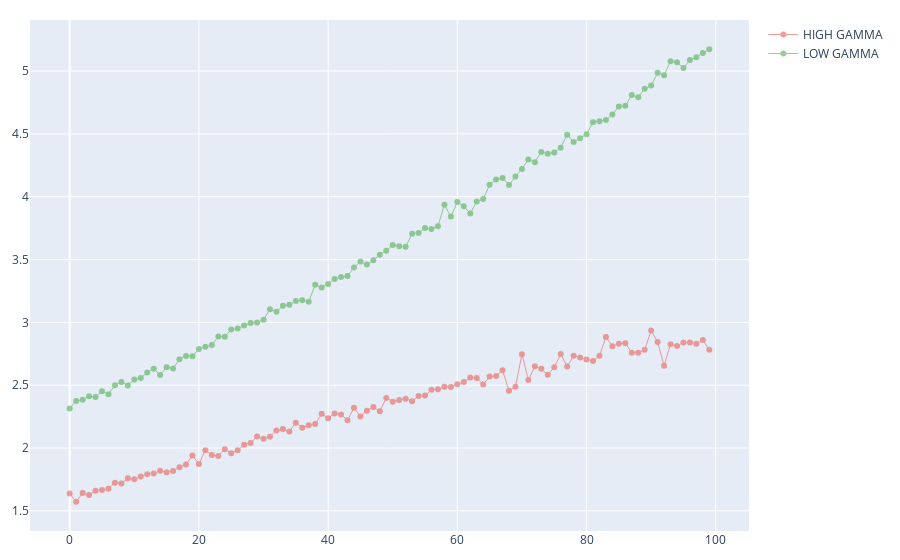

The notebook cell this image was saved under:
### Code cell
utils.visualize([
    ['HIGH GAMMA', high_gamma],
    ['LOW GAMMA', low_gamma],
], cluster=10000)
